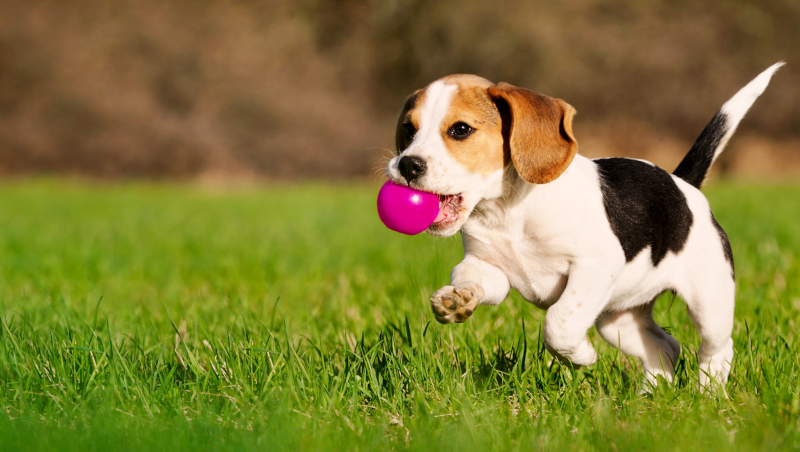
//> input picture src/021.using_mean_shift_alg_find_object/puppy-800x452.bmp, 800 x 452 px
$ ./main   (built with g++ and OpenCV 4)
//> lines starting //> are read from the running program, lines starting //| are printed output that depends on the picture; after the words box and inside, x2 and y2 are one past the last pixel; in counts of white or black regions, pixels touching at a corner belong together
#include <iostream>
#include <math.h>
#include <opencv2/core.hpp>
#include <opencv2/highgui.hpp>
#include <opencv2/imgcodecs.hpp>
#include <opencv2/imgproc.hpp>
#include <opencv2/video.hpp>

class Histogram1D
{
private:
	int histSize[1];
	float hranges[2];
	float const* ranges[1];
	int channels[1];
public:
	Histogram1D()
	{
		histSize[0] = 256;
		hranges[0] = 0.0;
		hranges[1] = 180.0;
		ranges[0] = hranges;
		channels[0] = 1;
	}

	// [10 lines left out: function getHistogram, not called in this run]

	cv::Mat getHueHistogram(cv::Mat const &image, int minSat = 0)
	{
		cv::Mat hist;

		cv::Mat hsvImage;
		cv::cvtColor(image, hsvImage, cv::COLOR_BGR2HSV);

		std::vector<cv::Mat> channels;
		cv::split(hsvImage, channels);

		cv::Mat mask;
		if(minSat > 0)
		{
			cv::threshold(channels[1], mask, minSat, 255, cv::THRESH_BINARY);
		}

		cv::Mat hueChannel = channels[0];

		cv::calcHist(&hueChannel, 1,
						0, mask,
						hist, 1, histSize, ranges);

		return hist;
	}

	cv::Mat getImageOfHistogram(cv::Mat const &hist, int zoom = 1)
	{
		double maxValue = 0.0;
		double minValue = 0.0;

		cv::minMaxLoc(hist, &minValue, &maxValue, 0, 0);

		int histSize = hist.rows;

		cv::Scalar BlackColor(0);
		cv::Scalar WhiteColor(255);

		cv::Mat histImage(histSize * zoom, histSize * zoom, CV_8U, WhiteColor);
		int hpt = static_cast<int>(histSize * 0.9);

		for(int idx_row = 0; idx_row < histSize; idx_row++)
		{
			float binValue = hist.at<float>(idx_row);
			if(binValue > 0)
			{
				int intensity = static_cast<int>(binValue * hpt / maxValue);
				cv::line(histImage, cv::Point(idx_row * zoom, histSize * zoom), cv::Point(idx_row * zoom, (histSize - intensity) * zoom), BlackColor, zoom);

			}
		}

		return histImage;
	}

	// [82 lines left out: functions contrastize, colorReduce, applyLookUp, qualize, invert, not called in this run]
};

class ContentFinder
{
private:
	cv::Mat histogram;
	int histSize[1];
	float hranges[2];
	float const* ranges[1];
	int channels[3];
public:

	void setHistogram(cv::Mat const &hist)
	{
		cv::normalize(hist, histogram, 1.0);
	}

	cv::Mat find(cv::Mat const &image)
	{
		cv::Mat result;

		hranges[0] = 0.0;
		hranges[1] = 180.0;

		ranges[0] = hranges;

		channels[0] = 0;
		channels[1] = 1;
		channels[2] = 2;

		for(int i = 0; i < histogram.dims; i++)
		{
			cv::calcBackProject(&image, 1, channels, histogram, result, ranges, 255.0);
		}

		//cv::threshold(result, result, 255.0 * 0.1, 255.0, cv::THRESH_BINARY);

		return result;
	}
};

int main()
{
	cv::Mat image = cv::imread("puppy-800x452.bmp");
//> image is the input picture: 452 rows x 800 cols, CV_8UC3; mean B, G, R 55.3, 123.7, 130.1


	cv::Rect drawRect(cv::Point(377, 189), cv::Point(434, 235));
	//cv::rectangle(image, drawRect, cv::Scalar(0, 0, 255));

	cv::namedWindow("Original");
	cv::imshow("Original", image);

	cv::Rect rect(cv::Point(378, 190), cv::Point(433, 234));
	cv::Mat imageROI = image(rect);

	cv::namedWindow("ROI");
	cv::imshow("ROI", imageROI);

	Histogram1D histogram{};
	cv::Mat hist = histogram.getHueHistogram(imageROI, 77);
//> in getHueHistogram, `cv::cvtColor(image, hsvImage, cv::COLOR_BGR2HSV);`: hsvImage: 44 rows x 55 cols, CV_8UC3; mean H, S, V 146.9, 238.1, 203.4
//> in getHueHistogram, `cv::threshold(channels[1], mask, minSat, 255, cv::THRESH_BINARY);`:
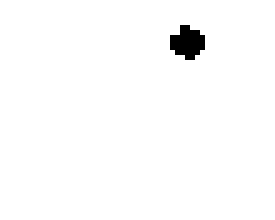
//> mask: 44 rows x 55 cols, CV_8UC1 (shown 5 times larger); 98.6% white; 1 black region, box (x1, y1, x2, y2) and area: (34, 5, 41, 12) 34
//> in getHueHistogram, `cv::calcHist(&hueChannel, 1, 0, mask, hist, 1, histSize, ranges);`: hist = 256 values, max 608 at index 230, min 0 at index 3, mean 9.32
	cv::Mat histImage = histogram.getImageOfHistogram(hist, 1);
//> in getImageOfHistogram, `cv::minMaxLoc(hist, &minValue, &maxValue, 0, 0);`: maxValue = 608
//> the loop in getImageOfHistogram, `for(int idx_row = 0; idx_row < histSize; idx_row++)` made 256 passes
//> (binValue, intensity) on passes 1, 2, 3, 5, 6, 8, 9, 10, 12, 13, 15, 16: (3, 1), (2, 0), (4, 1), (5, 1), (1, 0), (3, 1), (6, 2), (3, 1), (5, 1), (5, 1), (4, 1), (4, 1)
//> binValue on passes 4, 7, 11, 14, 17, 21: 0, 0, 0, 0, 0, 0
//> after the loop in getImageOfHistogram, `for(int idx_row = 0; idx_row < histSize; idx_row++)`:
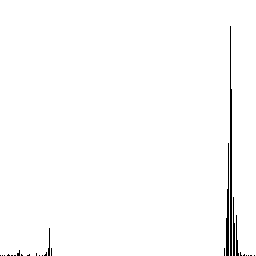
//> histImage: 256 rows x 256 cols, CV_8UC1; 98.7% white; black in thin lines or dots, all inside (x1, y1, x2, y2) = (0, 26, 255, 256)

	cv::namedWindow("Image histogram");
	cv::imshow("Image histogram", histImage);

	//cv::waitKey(0);
	//return 0;

	cv::Mat hsvImage;
    cv::cvtColor(image, hsvImage, cv::COLOR_BGR2HSV);
//> hsvImage: 452 rows x 800 cols, CV_8UC3; mean H, S, V 26.1, 166.8, 140.9

	std::vector<cv::Mat> channels;
	cv::split(hsvImage, channels);
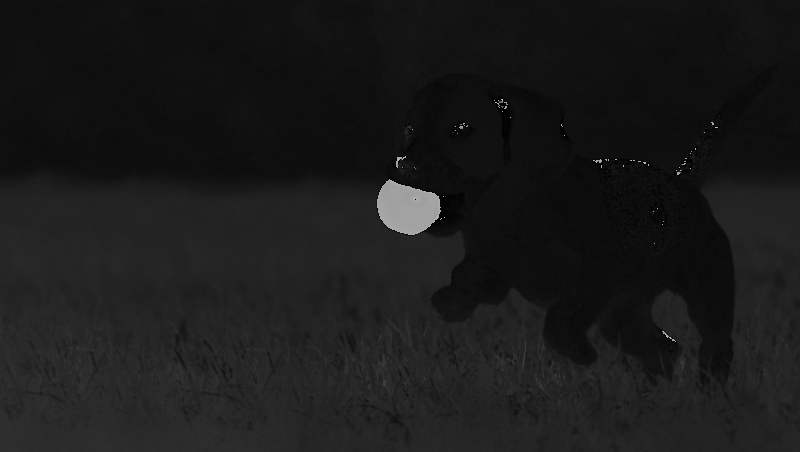
//> channels[0]: 452 rows x 800 cols, CV_8UC1; min 0, max 179, mean 26.1
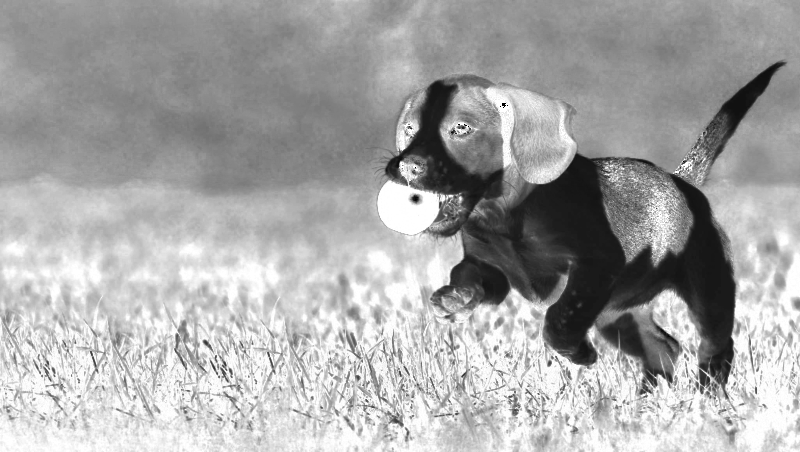
//> channels[1]: 452 rows x 800 cols, CV_8UC1; min 0, max 255, mean 166.8
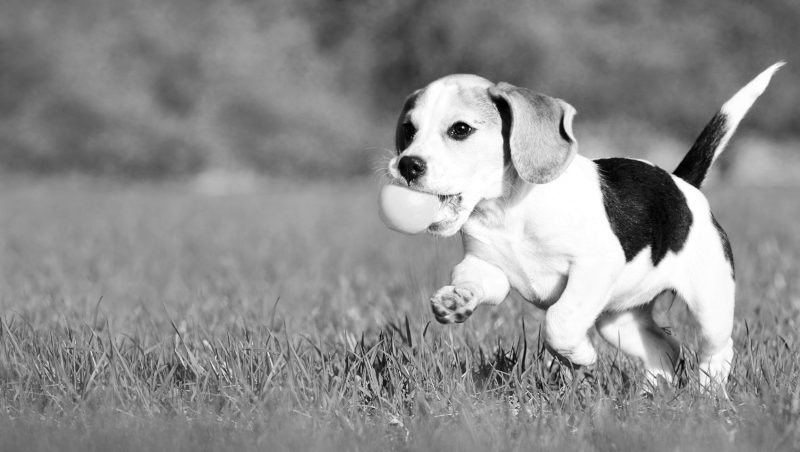
//> channels[2]: 452 rows x 800 cols, CV_8UC1; min 0, max 255, mean 140.9
	cv::Mat hueChannel = channels[0];

	ContentFinder cf;
	cf.setHistogram(hist);
//> in setHistogram, `cv::normalize(hist, histogram, 1.0);`: histogram = 256 values, max 0.7 at index 230, min 0 at index 3, mean 0.0107
	cv::Mat result = cf.find(hueChannel);
//> the loop in find, `for(int i = 0; i < histogram.dims; i++)` made 2 passes
//> pass 1, in find, `cv::calcBackProject(&image, 1, channels, histogram, result, ranges, 25..`:
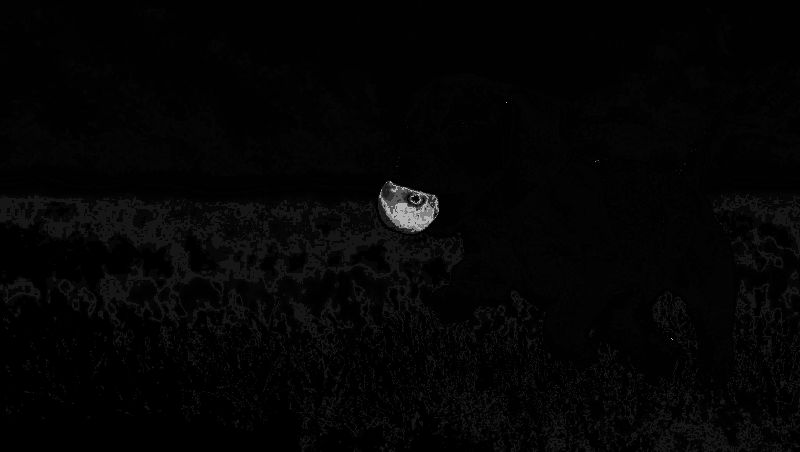
//> result: 452 rows x 800 cols, CV_8UC1; min 0, max 179, mean 4.3

	cv::namedWindow("Probability map");
	//cv::imshow("Probability map", histogram.invert(result));
	cv::imshow("Probability map", result);


	cv::TermCriteria criteria(cv::TermCriteria::MAX_ITER | cv::TermCriteria::EPS, 10, 1);
	cv::Rect startRect(cv::Point(377+50, 189+50), cv::Point(434+50, 235+50));
	cv::rectangle(image, startRect, cv::Scalar(0, 0, 255));

	std::cout << "Iter count=" << cv::meanShift(result, startRect, criteria) << std::endl;
//| Iter count=9
//> startRect = Rect(381, 188, 57, 46)
	cv::rectangle(image, startRect, cv::Scalar(0, 255, 0));
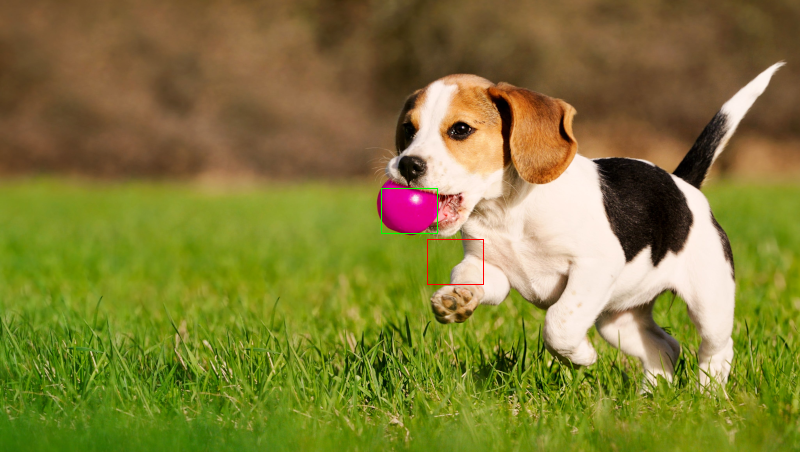
//> image: 452 rows x 800 cols, CV_8UC3; mean B, G, R 55.2, 123.7, 130

	cv::namedWindow("OriginalwRect");
	cv::imshow("OriginalwRect", image);


	cv::waitKey(0);

	return 0;
}
